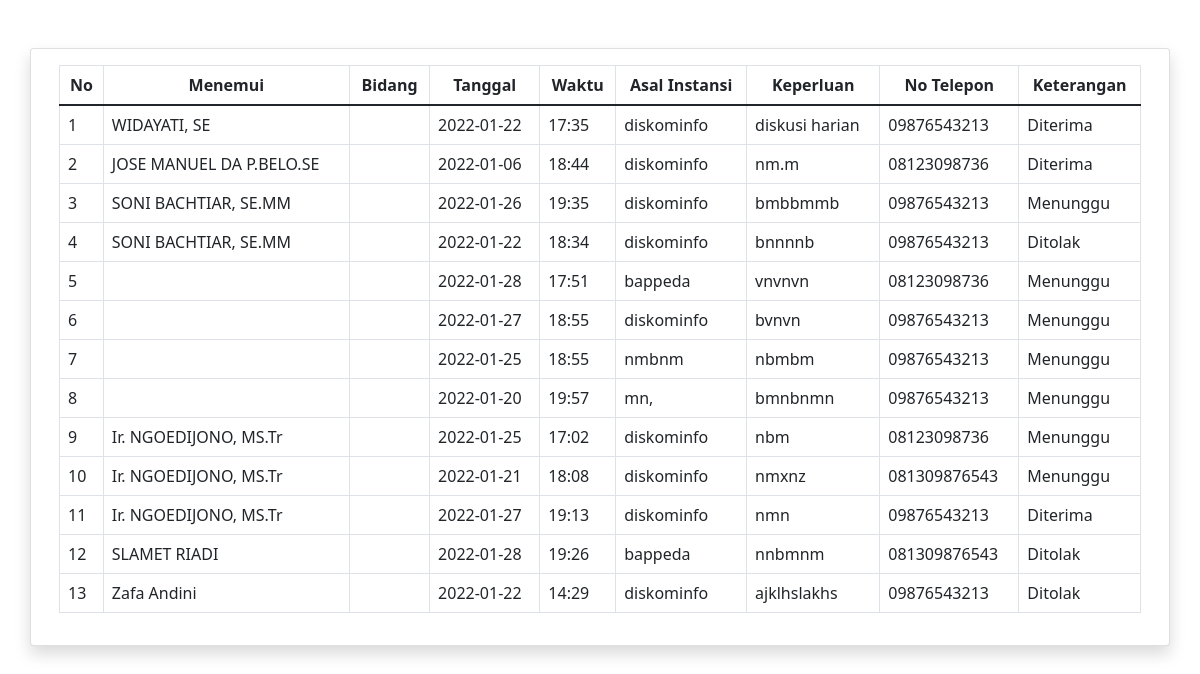
The app's page /pages-tamu/janjitemusaya.php, older data.
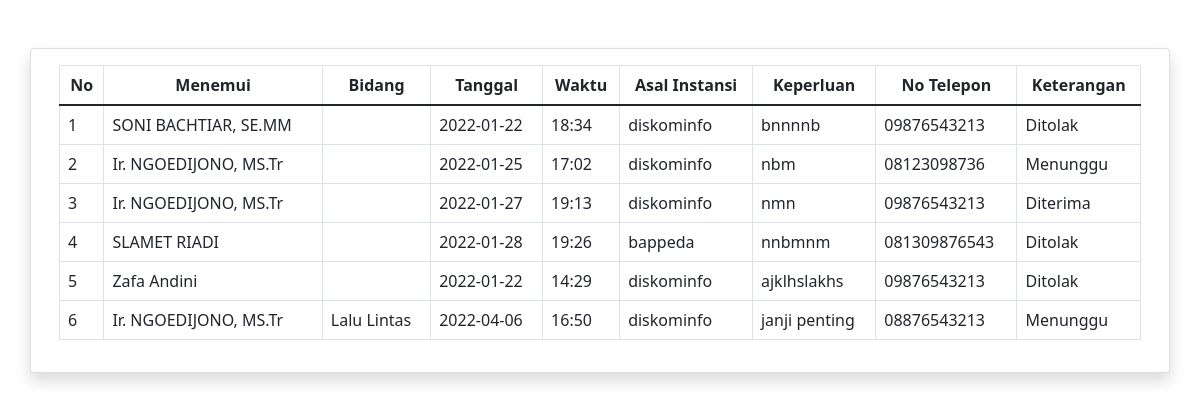
The same page, newer data.
### tables this page shows
CREATE TABLE `janjitemu` (
  `id_janji_temu` int(10) NOT NULL,
  `bidang` varchar(50) NOT NULL,
  `nama_pegawai_dituju` varchar(50) NOT NULL,
  `nama_tamu` varchar(50) NOT NULL,
  `instansi` varchar(50) NOT NULL,
  `tanggal_janji` varchar(20) NOT NULL,
  `waktu_temu` varchar(20) NOT NULL,
  `no_telp` varchar(20) NOT NULL,
  `keperluan` varchar(200) NOT NULL,
  `keterangan` varchar(20) NOT NULL
);

### pages-tamu/janjitemusaya.php (the view, shortened to what this page needs)
<head>
    <link href="asset/css/styles.css" rel="stylesheet" />
    <link href="asset/vendor/fontawesome-free/css/all.min.css" rel="stylesheet" type="text/css">
</head>
<body>
    <div class="container mb-5 mt-5">
        <div class="row">
            <div class="card shadow mb-4">
                <div class="card-body">
                    <div class="table-responsive">
                        <table class="table table-bordered" id="dataTable" width="100%" cellspacing="0">
                            <thead style="text-align: center;">
                                <tr>
                                    <th>No</th>
                                    <th>Menemui</th>
                                    <th>Bidang</th>
                                    <th>Tanggal</th>
                                    <th>Waktu</th>
                                    <th>Asal Instansi</th>
                                    <th>Keperluan</th>
                                    <th>No Telepon</th>
                                    <th>Keterangan</th>
                                </tr>
                            </thead>
                            <tbody>
                                <?php
                                $nomor = 1;
                                $nama_tamu = $_SESSION['sesi'];
                                $query = "SELECT * FROM janjitemu WHERE nama_tamu LIKE '%$nama_tamu%'";
                                $q_tampil_janji_temu = mysqli_query($db, $query);
                                if (mysqli_num_rows($q_tampil_janji_temu) > 0) {
                                    while ($r_tampil_janji_temu = mysqli_fetch_array($q_tampil_janji_temu)) {
                                ?>
                                        <tr>
                                            <td><?php echo $nomor; ?></td>
                                            <td><?php echo $r_tampil_janji_temu['nama_pegawai_dituju']; ?></td>
                                            <td><?php echo $r_tampil_janji_temu['bidang']; ?></td>
                                            <td><?php echo $r_tampil_janji_temu['tanggal_janji']; ?></td>
                                            <td><?php echo $r_tampil_janji_temu['waktu_temu']; ?></td>
                                            <td><?php echo $r_tampil_janji_temu['instansi']; ?></td>
                                            <td><?php echo $r_tampil_janji_temu['keperluan']; ?></td>
                                            <td><?php echo $r_tampil_janji_temu['no_telp']; ?></td>
                                            <td><?php echo $r_tampil_janji_temu['keterangan']; ?></td>
                                        </tr>
                                <?php
                                        $nomor++;
                                    }
                                } else {
                                    echo "";
                                }
                                ?>
                            </tbody>
                        </table>
                    </div>
                </div>
            </div>
        </div>
    </div>
</body>
</html>

Row changes from the older to the newer data that the page shows:
removed janjitemu: nama_pegawai_dituju "WIDAYATI, SE", tanggal_janji "2022-01-22", waktu_temu "17:35", instansi "diskominfo", keperluan "diskusi harian", no_telp "09876543213", keterangan "Diterima"
removed janjitemu: nama_pegawai_dituju "JOSE MANUEL DA P.BELO.SE", tanggal_janji "2022-01-06", waktu_temu "18:44", instansi "diskominfo", keperluan "nm.m", no_telp "08123098736", keterangan "Diterima"
removed janjitemu: nama_pegawai_dituju "SONI BACHTIAR, SE.MM", tanggal_janji "2022-01-26", waktu_temu "19:35", instansi "diskominfo", keperluan "bmbbmmb", no_telp "09876543213", keterangan "Menunggu"
removed janjitemu: tanggal_janji "2022-01-28", waktu_temu "17:51", instansi "bappeda", keperluan "vnvnvn", no_telp "08123098736", keterangan "Menunggu"
removed janjitemu: tanggal_janji "2022-01-27", waktu_temu "18:55", instansi "diskominfo", keperluan "bvnvn", no_telp "09876543213", keterangan "Menunggu"
removed janjitemu: tanggal_janji "2022-01-25", waktu_temu "18:55", instansi "nmbnm", keperluan "nbmbm", no_telp "09876543213", keterangan "Menunggu"
removed janjitemu: tanggal_janji "2022-01-20", waktu_temu "19:57", instansi "mn,", keperluan "bmnbnmn", no_telp "09876543213", keterangan "Menunggu"
removed janjitemu: nama_pegawai_dituju "Ir. NGOEDIJONO, MS.Tr", tanggal_janji "2022-01-21", waktu_temu "18:08", instansi "diskominfo", keperluan "nmxnz", no_telp "081309876543", keterangan "Menunggu"
added janjitemu: nama_pegawai_dituju "Ir. NGOEDIJONO, MS.Tr", bidang "Lalu Lintas", tanggal_janji "2022-04-06", waktu_temu "16:50", instansi "diskominfo", keperluan "janji penting", no_telp "08876543213", keterangan "Menunggu"
